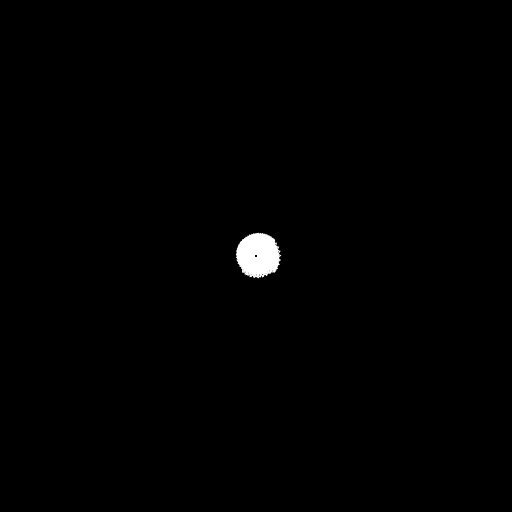
Frame 1 (no input)
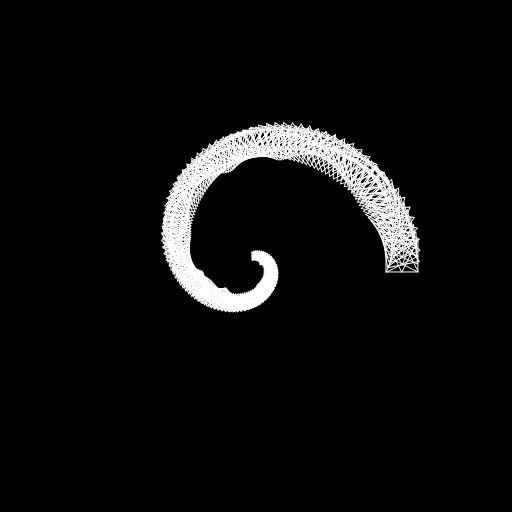
Frame 60 (no input)
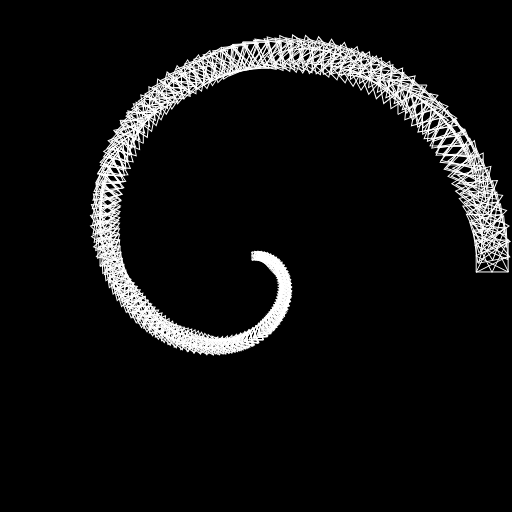
Frame 120 (the mouse pressed at the canvas centre since frame 60)

The p5.js sketch that drew these frames (run headless with seeded random() and noise() and a simulated clock; from frame 60 on, the mouse is pressed at the canvas centre):

// p5.js sketch
// ── sketch.js
var kNbrDots;
var rStart;
var timeSinceLastUpdate;
  
function setup() {
  createCanvas(512, 512);
  // smooth();
  kNbrDots = 128;
  rStart = 30.0 + random(60);
  timeSinceLastUpdate = 0;
  background(0);
  rectMode(CENTER);
  noFill();
}
  
function setDayglowColor(myHue) {
  var ph = sin(millis() * 0.0001);
  
  var rr = parseInt(sin(myHue) * 127 + 128);
  var gg = parseInt(sin(myHue + (2*ph) * PI/3) * 127 + 128);
  var bb = parseInt(sin(myHue + (4*ph) * PI/3) * 127 + 128);
  stroke(rr,gg,bb);
}
  
function draw() {
  background(0); // try blur here at smaller sizes...
  stroke(255);
  // filter(BLUR);
  // filter(ERODE);
    
  var n = millis() * 0.0001;// + rStart;
  var rad = width * 0.97/2;
  var cx = width / 2;
  var cy = height / 2;
  
  for (var i = 0; i <= kNbrDots; ++i) {
    var theta = i * PI * 2 / kNbrDots;
    // setDayglowColor(n + theta / 6);
    var r = rad * sin(n * theta);
    var px = cx + cos(theta) * r;
    var py = cy + sin(theta) * r;
    // ellipse(px, py, 4, 4);
    var size = map(theta, 0, 6.3, 4, 16);
    var vectorTowardsCenter = p5.Vector.sub(createVector(width / 2, height / 2), createVector(px, py));

    push();
    translate(px, py);
    rotate(vectorTowardsCenter.heading() + HALF_PI);
    triangle(
      0, -size,
      -size, size,
      size, size
    );
    rotate(vectorTowardsCenter.heading() + HALF_PI);
    triangle(
      0, -size,
      -size, size,
      size, size
    );
    rotate(vectorTowardsCenter.heading() + HALF_PI);
    triangle(
      0, -size,
      -size, size,
      size, size
    );
    rotate(vectorTowardsCenter.heading() + HALF_PI);
    triangle(
      0, -size,
      -size, size,
      size, size
    );
    pop();
  }
}
